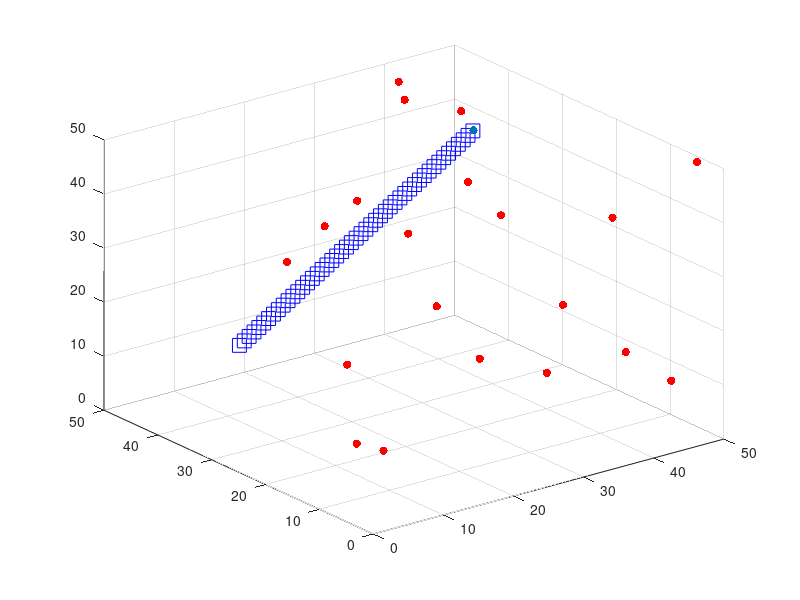

Here is the MATLAB script that generated this plot:
% Define your 3D space dimensions
x_min = 0;
x_max = 50;
y_min = 0;
y_max = 50;
z_min = 0;
z_max = 50;

% Define the start and target points (randomly or as needed)
start = [randi([x_min, x_max]), randi([y_min, y_max]), randi([z_min, z_max])];     % Random starting point
target = [randi([x_min, x_max]), randi([y_min, y_max]), randi([z_min, z_max])];  % Random target point

% Create random obstacles (you can customize this part)
num_obstacles = 20;  % Number of obstacles
obstacles = [randi([x_min, x_max], num_obstacles, 1), ...
             randi([y_min, y_max], num_obstacles, 1), ...
             randi([z_min, z_max], num_obstacles, 1)];

% Set up a 3D plot
figure;
xlabel('X-axis');
ylabel('Y-axis');
zlabel('Z-axis');
grid on;
axis([x_min, x_max, y_min, y_max, z_min, z_max]);
view(3);

% Plot the start, target, and obstacles
scatter3(start(1), start(2), start(3), 'bo', 'filled'); % Start point
scatter3(target(1), target(2), target(3), 'go', 'filled'); % Target point
hold on;
scatter3(obstacles(:,1), obstacles(:,2), obstacles(:,3), 'r', 'filled'); % Obstacles

% Main loop for navigating from start to target
current_position = start;
while norm(current_position - target) > 1  % Termination condition (you can customize this)
    % Update the current position (simulated navigation step)
    % Replace this with your navigation algorithm logic.
    % For demonstration purposes, we will move toward the target directly.
    step_size = 1;  % Adjust the step size as needed.
    direction = (target - current_position) / norm(target - current_position);
    current_position = current_position + step_size * direction;

    % Plot the current position (drone's position)
    plot3(current_position(1), current_position(2), current_position(3), 'bs', 'MarkerSize', 10);

    % Pause for visualization (adjust the duration as needed)
    pause(0.1);
end

hold off;
disp('Reached the target!');



% Define your linear equations
horizontal_motor_power = @(horizontal_speed) 2953.802 * horizontal_speed + 22913.3015;
vertical_motor_power = @(vertical_speed) 6.020407083 * vertical_speed + 671.235371;
combined_motor_power = @(horizontal_speed, vertical_speed) -2010.788075 * horizontal_speed + 1207.608431 * vertical_speed + 39797.47324;

% Initialize variables
current_position = start;
total_power = 0;

% Main loop for navigating from start to target
while norm(current_position - target) > 1  % Termination condition (you can customize this)
    % Update the current position (simulated navigation step)
    % Replace this with your navigation algorithm logic.
    % For demonstration purposes, we will move toward the target directly.
    step_size = 1;  % Adjust the step size as needed.
    direction = (target - current_position) / norm(target - current_position);
    current_position = current_position + step_size * direction;

    % Calculate the horizontal and vertical speeds
    horizontal_speed = direction(1);
    vertical_speed = direction(2);

    % Calculate motor power based on speed and movement type
    if horizontal_speed ~= 0 && vertical_speed ~= 0
        motor_power = combined_motor_power(horizontal_speed, vertical_speed);
    elseif horizontal_speed ~= 0
        motor_power = horizontal_motor_power(horizontal_speed);
    elseif vertical_speed ~= 0
        motor_power = vertical_motor_power(vertical_speed);
    else
        motor_power = 0;  % No movement
    end

    % Accumulate the power
    total_power = total_power + motor_power;
end

disp(['Total Power Used: ', num2str(total_power), ' watts']);
